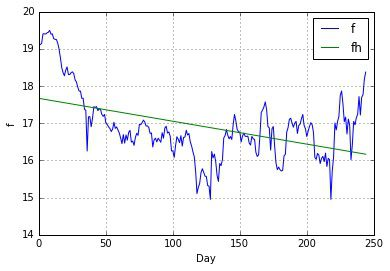

Write Python code to recreate this figure.


# -*- coding: utf-8
import numpy as np
import matplotlib.pyplot as plt

def main():
    # CSVのロード
    data = np.genfromtxt("nikkei16.csv",delimiter=",", skip_header=1, dtype='float')
    
    # 5行目を抽出(日経平均株価の終値)
    f = data[:,4]/1000.0
    
    #　xの値を生成
    x = np.linspace(1, len(f), len(f))
    
    #　フィッティング
    a1, a2, b = np.polyfit(x, f, 2)
    
    # フィッティング直線
    fh = a * x + b
    
    # グラフ作成
    plt.figure(1)

    # サンプル(日経平均株価)
    plt.plot(x, f,  label="f")
    plt.plot(x, fh, label="fh")
    #　ラベル軸
    plt.xlabel("Day")
    plt.ylabel("f")
    # 凡例
    plt.legend()
    # グリッド
    plt.grid()
    # グラフ表示
    plt.show()
    
if __name__ == "__main__":
    main()
